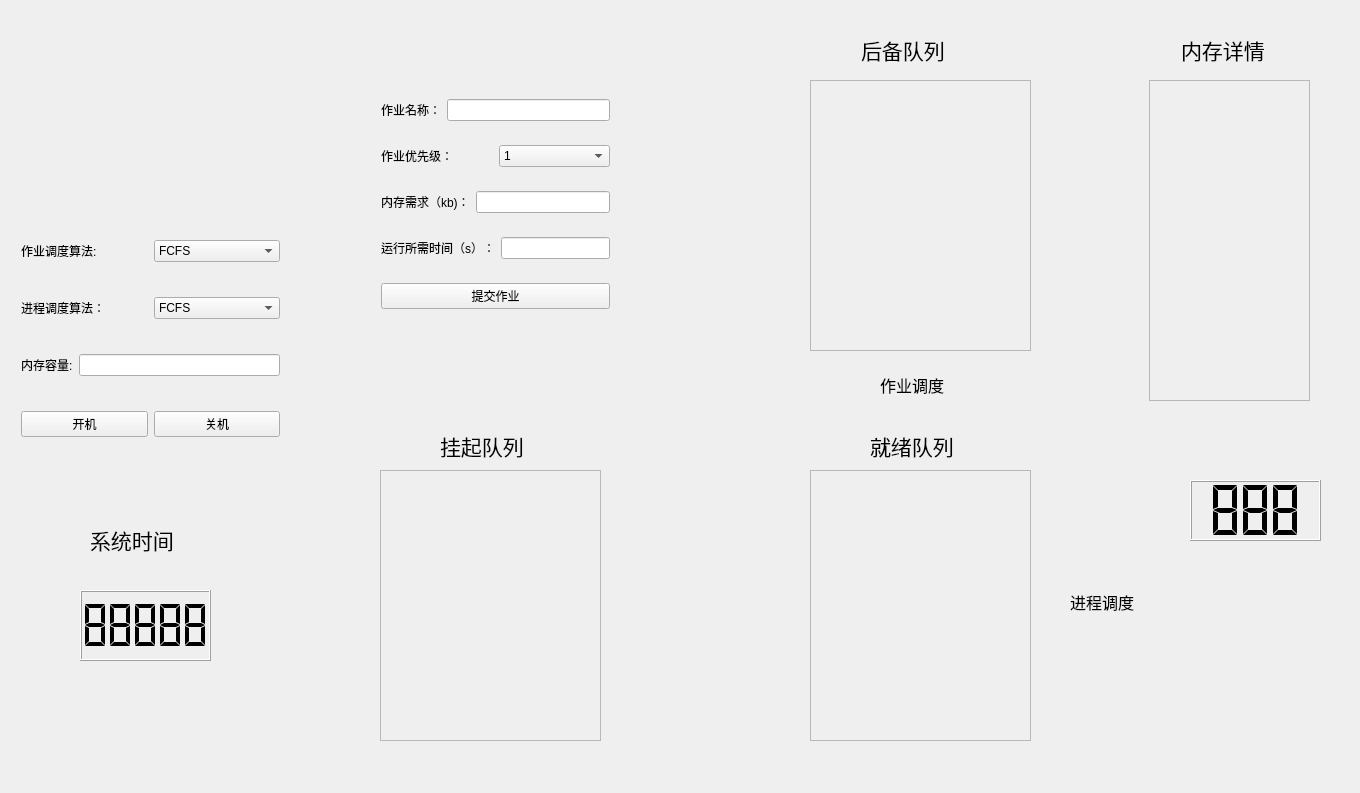
<?xml version="1.0" encoding="UTF-8"?>
<ui version="4.0">
 <class>Widget</class>
 <widget class="QWidget" name="Widget">
  <property name="geometry">
   <rect>
    <x>0</x>
    <y>0</y>
    <width>1360</width>
    <height>793</height>
   </rect>
  </property>
  <property name="windowTitle">
   <string>Widget</string>
  </property>
  <widget class="QWidget" name="verticalLayoutWidget">
   <property name="geometry">
    <rect>
     <x>10</x>
     <y>200</y>
     <width>281</width>
     <height>281</height>
    </rect>
   </property>
   <layout class="QVBoxLayout" name="verticalLayout">
    <item>
     <layout class="QHBoxLayout" name="horizontalLayout_2">
      <item>
       <layout class="QHBoxLayout" name="horizontalLayout_3">
        <item>
         <widget class="QLabel" name="label">
          <property name="text">
           <string>作业调度算法:</string>
          </property>
         </widget>
        </item>
        <item>
         <widget class="QComboBox" name="comboBoxJSA">
          <property name="editable">
           <bool>false</bool>
          </property>
          <item>
           <property name="text">
            <string extracomment="先来先服务">FCFS</string>
           </property>
          </item>
          <item>
           <property name="text">
            <string extracomment="短作业优先">SJF</string>
           </property>
          </item>
          <item>
           <property name="text">
            <string extracomment="优先级调度算法">PSA</string>
           </property>
          </item>
          <item>
           <property name="text">
            <string extracomment="高响应比优先调度算法">HRRN</string>
           </property>
          </item>
         </widget>
        </item>
       </layout>
      </item>
     </layout>
    </item>
    <item>
     <layout class="QHBoxLayout" name="horizontalLayout_4">
      <item>
       <widget class="QLabel" name="label_2">
        <property name="text">
         <string>进程调度算法：</string>
        </property>
       </widget>
      </item>
      <item>
       <widget class="QComboBox" name="comboBoxPSA">
        <item>
         <property name="text">
          <string extracomment="先来先服务">FCFS</string>
         </property>
        </item>
        <item>
         <property name="text">
          <string extracomment="短作业优先">SJF</string>
         </property>
        </item>
        <item>
         <property name="text">
          <string extracomment="优先级调度">PSA</string>
         </property>
        </item>
        <item>
         <property name="text">
          <string extracomment="高响应比优先调度算法">HRRN</string>
         </property>
        </item>
        <item>
         <property name="text">
          <string>DP</string>
         </property>
        </item>
       </widget>
      </item>
     </layout>
    </item>
    <item>
     <layout class="QHBoxLayout" name="horizontalLayout_8">
      <item>
       <widget class="QLabel" name="label_15">
        <property name="text">
         <string>内存容量:</string>
        </property>
       </widget>
      </item>
      <item>
       <widget class="QLineEdit" name="lineEditAllRAM"/>
      </item>
     </layout>
    </item>
    <item>
     <layout class="QHBoxLayout" name="horizontalLayout">
      <item>
       <widget class="QPushButton" name="pushButtonTurnOn">
        <property name="text">
         <string>开机</string>
        </property>
       </widget>
      </item>
      <item>
       <widget class="QPushButton" name="pushButtonTurnOff">
        <property name="text">
         <string>关机</string>
        </property>
       </widget>
      </item>
     </layout>
    </item>
   </layout>
  </widget>
  <widget class="QWidget" name="verticalLayoutWidget_2">
   <property name="geometry">
    <rect>
     <x>370</x>
     <y>70</y>
     <width>251</width>
     <height>271</height>
    </rect>
   </property>
   <layout class="QVBoxLayout" name="verticalLayout_2">
    <item>
     <layout class="QHBoxLayout" name="horizontalLayout_5">
      <item>
       <widget class="QLabel" name="label_3">
        <property name="text">
         <string>作业名称：</string>
        </property>
       </widget>
      </item>
      <item>
       <widget class="QLineEdit" name="lineEditJobName"/>
      </item>
     </layout>
    </item>
    <item>
     <layout class="QHBoxLayout" name="horizontalLayout_7">
      <item>
       <widget class="QLabel" name="label_4">
        <property name="text">
         <string>作业优先级：</string>
        </property>
       </widget>
      </item>
      <item>
       <widget class="QComboBox" name="comboBoxPriority">
        <item>
         <property name="text">
          <string>1</string>
         </property>
        </item>
        <item>
         <property name="text">
          <string>2</string>
         </property>
        </item>
        <item>
         <property name="text">
          <string>3</string>
         </property>
        </item>
        <item>
         <property name="text">
          <string>4</string>
         </property>
        </item>
        <item>
         <property name="text">
          <string>5</string>
         </property>
        </item>
        <item>
         <property name="text">
          <string>6</string>
         </property>
        </item>
        <item>
         <property name="text">
          <string>7</string>
         </property>
        </item>
        <item>
         <property name="text">
          <string>8</string>
         </property>
        </item>
        <item>
         <property name="text">
          <string>9</string>
         </property>
        </item>
        <item>
         <property name="text">
          <string>10</string>
         </property>
        </item>
       </widget>
      </item>
     </layout>
    </item>
    <item>
     <layout class="QHBoxLayout" name="horizontalLayout_9">
      <item>
       <widget class="QLabel" name="label_5">
        <property name="text">
         <string>内存需求（kb)：</string>
        </property>
       </widget>
      </item>
      <item>
       <widget class="QLineEdit" name="lineEditRAM"/>
      </item>
     </layout>
    </item>
    <item>
     <layout class="QHBoxLayout" name="horizontalLayout_6">
      <item>
       <widget class="QLabel" name="label_12">
        <property name="text">
         <string>运行所需时间（s）：</string>
        </property>
       </widget>
      </item>
      <item>
       <widget class="QLineEdit" name="lineEditTime"/>
      </item>
     </layout>
    </item>
    <item>
     <widget class="QPushButton" name="pushButtonPushJob">
      <property name="text">
       <string>提交作业</string>
      </property>
     </widget>
    </item>
   </layout>
  </widget>
  <widget class="QLabel" name="label_6">
   <property name="geometry">
    <rect>
     <x>861</x>
     <y>30</y>
     <width>121</width>
     <height>41</height>
    </rect>
   </property>
   <property name="text">
    <string>&lt;html&gt;&lt;head/&gt;&lt;body&gt;&lt;p&gt;&lt;span style=&quot; font-size:16pt;&quot;&gt;后备队列&lt;/span&gt;&lt;/p&gt;&lt;/body&gt;&lt;/html&gt;</string>
   </property>
  </widget>
  <widget class="QScrollArea" name="ScrollAReareserve">
   <property name="geometry">
    <rect>
     <x>810</x>
     <y>80</y>
     <width>221</width>
     <height>271</height>
    </rect>
   </property>
   <property name="widgetResizable">
    <bool>true</bool>
   </property>
   <widget class="QWidget" name="scrollAreaWidgetContents">
    <property name="geometry">
     <rect>
      <x>0</x>
      <y>0</y>
      <width>219</width>
      <height>269</height>
     </rect>
    </property>
   </widget>
  </widget>
  <widget class="QLabel" name="label_7">
   <property name="geometry">
    <rect>
     <x>880</x>
     <y>370</y>
     <width>91</width>
     <height>31</height>
    </rect>
   </property>
   <property name="text">
    <string>&lt;html&gt;&lt;head/&gt;&lt;body&gt;&lt;p&gt;&lt;span style=&quot; font-size:12pt;&quot;&gt;作业调度&lt;/span&gt;&lt;/p&gt;&lt;/body&gt;&lt;/html&gt;</string>
   </property>
  </widget>
  <widget class="QLabel" name="label_8">
   <property name="geometry">
    <rect>
     <x>870</x>
     <y>430</y>
     <width>111</width>
     <height>31</height>
    </rect>
   </property>
   <property name="text">
    <string>&lt;html&gt;&lt;head/&gt;&lt;body&gt;&lt;p&gt;&lt;span style=&quot; font-size:16pt;&quot;&gt;就绪队列&lt;/span&gt;&lt;/p&gt;&lt;/body&gt;&lt;/html&gt;</string>
   </property>
  </widget>
  <widget class="QScrollArea" name="scrollAreaReady">
   <property name="geometry">
    <rect>
     <x>810</x>
     <y>470</y>
     <width>221</width>
     <height>271</height>
    </rect>
   </property>
   <property name="widgetResizable">
    <bool>true</bool>
   </property>
   <widget class="QWidget" name="scrollAreaWidgetContents_2">
    <property name="geometry">
     <rect>
      <x>0</x>
      <y>0</y>
      <width>219</width>
      <height>269</height>
     </rect>
    </property>
   </widget>
  </widget>
  <widget class="QLabel" name="label_9">
   <property name="geometry">
    <rect>
     <x>1070</x>
     <y>590</y>
     <width>81</width>
     <height>21</height>
    </rect>
   </property>
   <property name="text">
    <string>&lt;html&gt;&lt;head/&gt;&lt;body&gt;&lt;p&gt;&lt;span style=&quot; font-size:12pt;&quot;&gt;进程调度&lt;/span&gt;&lt;/p&gt;&lt;/body&gt;&lt;/html&gt;</string>
   </property>
  </widget>
  <widget class="QLabel" name="label_10">
   <property name="geometry">
    <rect>
     <x>440</x>
     <y>430</y>
     <width>121</width>
     <height>31</height>
    </rect>
   </property>
   <property name="text">
    <string>&lt;html&gt;&lt;head/&gt;&lt;body&gt;&lt;p&gt;&lt;span style=&quot; font-size:16pt;&quot;&gt;挂起队列&lt;/span&gt;&lt;/p&gt;&lt;/body&gt;&lt;/html&gt;</string>
   </property>
  </widget>
  <widget class="QScrollArea" name="scrollAreaHang">
   <property name="geometry">
    <rect>
     <x>380</x>
     <y>470</y>
     <width>221</width>
     <height>271</height>
    </rect>
   </property>
   <property name="widgetResizable">
    <bool>true</bool>
   </property>
   <widget class="QWidget" name="scrollAreaWidgetContents_3">
    <property name="geometry">
     <rect>
      <x>0</x>
      <y>0</y>
      <width>219</width>
      <height>269</height>
     </rect>
    </property>
   </widget>
  </widget>
  <widget class="QLCDNumber" name="lcdNumber">
   <property name="geometry">
    <rect>
     <x>1190</x>
     <y>480</y>
     <width>131</width>
     <height>61</height>
    </rect>
   </property>
   <property name="digitCount">
    <number>3</number>
   </property>
   <property name="segmentStyle">
    <enum>QLCDNumber::Flat</enum>
   </property>
   <property name="intValue" stdset="0">
    <number>888</number>
   </property>
  </widget>
  <widget class="QWidget" name="horizontalLayoutWidget">
   <property name="geometry">
    <rect>
     <x>1180</x>
     <y>570</y>
     <width>160</width>
     <height>71</height>
    </rect>
   </property>
   <layout class="QHBoxLayout" name="horizontalLayoutRun"/>
  </widget>
  <widget class="QLabel" name="label_11">
   <property name="geometry">
    <rect>
     <x>1181</x>
     <y>30</y>
     <width>111</width>
     <height>41</height>
    </rect>
   </property>
   <property name="text">
    <string>&lt;html&gt;&lt;head/&gt;&lt;body&gt;&lt;p&gt;&lt;span style=&quot; font-size:16pt;&quot;&gt;内存详情&lt;/span&gt;&lt;/p&gt;&lt;/body&gt;&lt;/html&gt;</string>
   </property>
  </widget>
  <widget class="QScrollArea" name="scrollAreaRAM">
   <property name="geometry">
    <rect>
     <x>1149</x>
     <y>80</y>
     <width>161</width>
     <height>321</height>
    </rect>
   </property>
   <property name="widgetResizable">
    <bool>true</bool>
   </property>
   <widget class="QWidget" name="scrollAreaWidgetContents_4">
    <property name="geometry">
     <rect>
      <x>0</x>
      <y>0</y>
      <width>159</width>
      <height>319</height>
     </rect>
    </property>
   </widget>
  </widget>
  <widget class="QLabel" name="label_14">
   <property name="geometry">
    <rect>
     <x>90</x>
     <y>520</y>
     <width>111</width>
     <height>41</height>
    </rect>
   </property>
   <property name="text">
    <string>&lt;html&gt;&lt;head/&gt;&lt;body&gt;&lt;p&gt;&lt;span style=&quot; font-size:16pt;&quot;&gt;系统时间&lt;/span&gt;&lt;/p&gt;&lt;/body&gt;&lt;/html&gt;</string>
   </property>
  </widget>
  <widget class="QLCDNumber" name="lcdNumberSystem">
   <property name="geometry">
    <rect>
     <x>80</x>
     <y>590</y>
     <width>131</width>
     <height>71</height>
    </rect>
   </property>
   <property name="segmentStyle">
    <enum>QLCDNumber::Flat</enum>
   </property>
   <property name="intValue" stdset="0">
    <number>88888</number>
   </property>
  </widget>
 </widget>
 <layoutdefault spacing="6" margin="11"/>
 <resources/>
 <connections/>
</ui>
